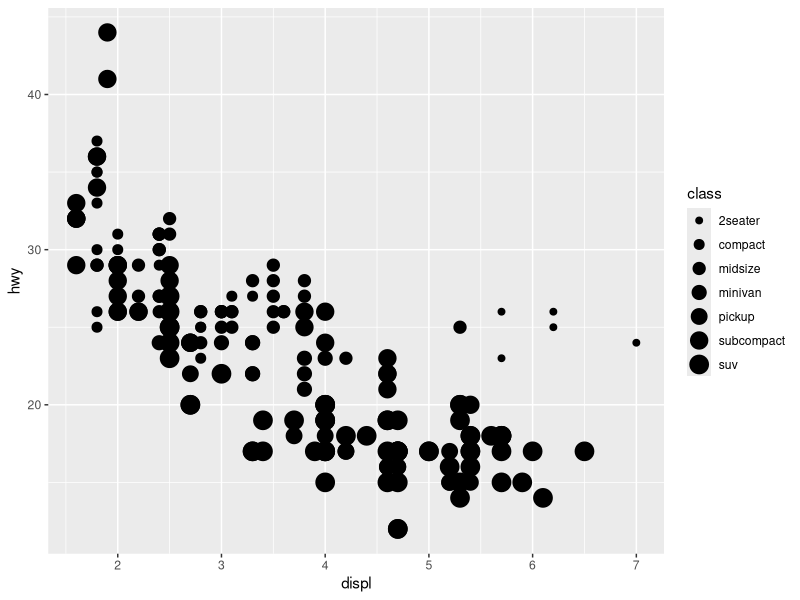
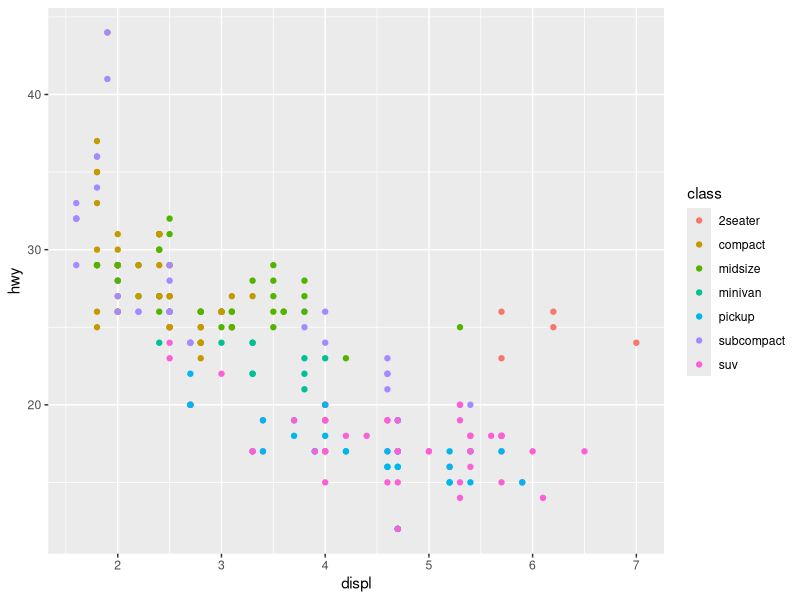

Write R code to recreate these figures, in order.
## ---- chunk 1
knitr::opts_chunk$set(echo = TRUE)
## ---- chunk 2
library(tidyverse)
## ---- chunk 3
ggplot(data = mpg) + 
  geom_point(mapping = aes(x = displ, y = hwy, size = class))
## ---- chunk 4
ggplot(data = mpg) + 
  geom_point(mapping = aes(x = displ, y = hwy, color = class))
